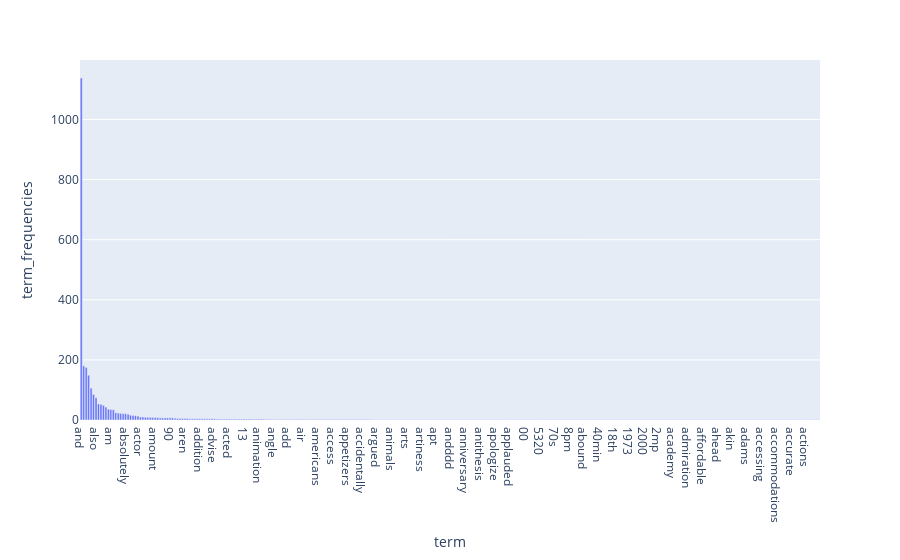

This figure's notebook cell:
### Code cell
# Exercise 15
df_15 = df.sort_values(by=['term_frequencies'], ascending=False)
fig = px.bar(df_15, x='term', y='term_frequencies')
fig.show()

### Figure 1 — Plotly figure (JSON) as saved in the notebook; plotly's stock layout.template omitted (floating-point values rounded to 4 significant figures; data arrays with more than 128 entries replaced by an {"elided": "..."} marker saying what was removed)
{"data": [{"alignmentgroup": "True", "hovertemplate": "term=%{x}<br>term_frequencies=%{y}<extra></extra>", "legendgroup": "", "marker": {"color": "#636efa", "pattern": {"shape": ""}}, "name": "", "offsetgroup": "", "orientation": "v", "showlegend": false, "textposition": "auto", "type": "bar", "x": {"elided": "300 str values"}, "xaxis": "x", "y": {"elided": "300 int values"}, "yaxis": "y"}], "layout": {"barmode": "relative", "legend": {"tracegroupgap": 0}, "margin": {"t": 60}, "xaxis": {"anchor": "y", "domain": [0, 1], "title": {"text": "term"}}, "yaxis": {"anchor": "x", "domain": [0, 1], "title": {"text": "term_frequencies"}}}}
